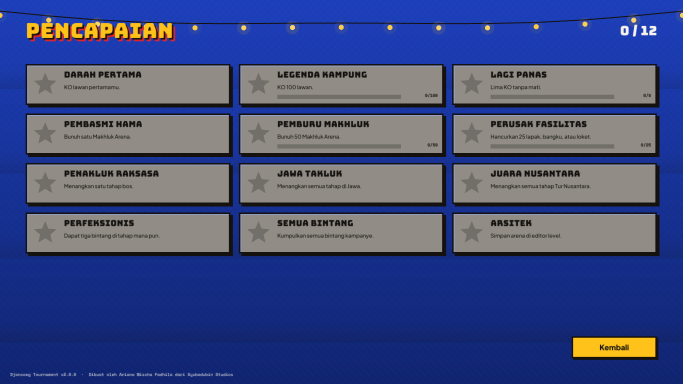
#> input picture docs/screenshots/achievements-id.png, 1365 x 768 px, given in place of wide.jpg, which was not available (shown at 1/2 size); the run also reads 1 picture not shown here
$ python make_marketing.py
#> lines starting #> are read from the running program, lines starting #| are printed output that depends on the picture
"""
Builds the marketing / press-kit images in docs/marketing from the text-free key art in docs/marketing/art
and the game screenshots. Lettering uses the game's own fonts (assets/fonts), so it is always legible and correct.

    python tools/marketing/make_marketing.py

Dibuat oleh Ariana Mischa Fadhila dari Syubadubin Studios.
"""
import os
from PIL import Image, ImageDraw, ImageFilter, ImageFont

ROOT = os.path.abspath(os.path.join(os.path.dirname(__file__), "..", ".."))
ART = os.path.join(ROOT, "docs", "marketing", "art")
OUT = os.path.join(ROOT, "docs", "marketing")
SHOTS = os.path.join(ROOT, "docs", "screenshots")
FONTS = os.path.join(ROOT, "assets", "fonts")

KUNING, CABE, KAPUR, ASPAL, TARP = (255, 194, 26), (227, 36, 43), (247, 243, 232), (20, 17, 15), (29, 63, 187)

TEXT = {
    "en": {
        "tagline": "Ultimate Indonesian Chaos Battle Arena",
        "credit": "Made by Ariana Mischa Fadhila of Syubadubin Studios",
        "features": ["20-stage island campaign", "6 boss fights", "Co-op & online", "Level editor & mods"],
        "cta": "FREE DOWNLOAD  ·  Windows · Linux · macOS",
        "collage": "Fight across the Indonesian archipelago",
        "captions": ["Tur Nusantara: island campaign", "Boss fights", "Level editor", "Illustrated, narrated story",
                     "First & third person", "Monsters crash every match"],
    },
    "id": {
        "tagline": "Arena tawuran paling rusuh se-Nusantara",
        "credit": "Dibuat oleh Ariana Mischa Fadhila dari Syubadubin Studios",
        "features": ["Kampanye 20 tahap antarpulau", "6 pertarungan bos", "Main bareng & online", "Editor arena & mod"],
        "cta": "UNDUH GRATIS  ·  Windows · Linux · macOS",
        "collage": "Tawuran dari Sabang sampai Nusa Tenggara",
        "captions": ["Tur Nusantara: kampanye antarpulau", "Pertarungan bos", "Editor arena", "Cerita bergambar & bernarasi",
                     "Orang pertama & ketiga", "Makhluk aneh menyerbu"],
    },
}
COLLAGE_SHOTS = ["campaign-{lang}.png", "boss-id.png", "editor-{lang}.png", "cutscene-id.png", "game-tps-en-stasiun-kereta-race.png", "creeps-id.png"]


def font(name, size):
    return ImageFont.truetype(os.path.join(FONTS, name), size)


def cover(img, w, h, focus_y=0.5):
    """Scales and crops `img` to exactly w x h (like CSS background-size: cover)."""
    s = max(w / img.width, h / img.height)
    r = img.resize((round(img.width * s), round(img.height * s)), Image.LANCZOS)
    x = (r.width - w) // 2
    y = int((r.height - h) * focus_y)
    return r.crop((x, y, x + w, y + h))


def trim_flat(img, threshold=14):
    """Removes flat border bands (empty margins some generated art comes with)."""
    g = img.convert("L")
    w, h = g.size
    def flat_row(y):
        row = [g.getpixel((x, y)) for x in range(0, w, 8)]
        return max(row) - min(row) < threshold
    def flat_col(x):
        col = [g.getpixel((x, y)) for y in range(0, h, 8)]
        return max(col) - min(col) < threshold
    top, bottom, left, right = 0, h - 1, 0, w - 1
    while top < h // 4 and flat_row(top): top += 1
    while bottom > h * 3 // 4 and flat_row(bottom): bottom -= 1
    while left < w // 4 and flat_col(left): left += 1
    while right > w * 3 // 4 and flat_col(right): right -= 1
    return img.crop((left, top, right + 1, bottom + 1))


def shade(img, top=0.0, bottom=0.0, top_frac=0.35, bottom_frac=0.3):
    """Darkens the top and/or bottom edge so lettering stays readable."""
    w, h = img.size
    over = Image.new("RGBA", (w, h), (0, 0, 0, 0))
    d = ImageDraw.Draw(over)
    th, bh = int(h * top_frac), int(h * bottom_frac)
    for y in range(th):
        d.line([(0, y), (w, y)], fill=(10, 8, 20, int(255 * top * (1 - y / th) ** 1.4)))
    for y in range(bh):
        d.line([(0, h - 1 - y), (w, h - 1 - y)], fill=(10, 8, 20, int(255 * bottom * (1 - y / bh) ** 1.4)))
    return Image.alpha_composite(img.convert("RGBA"), over)


def sign_text(img, text, center, size, fill=KUNING, shadow=CABE, fontname="Bungee-Regular.ttf", stroke=None):
    """Sign-painter lettering like the in-game title: dark outline, offset coloured shadow, bright face."""
    d = ImageDraw.Draw(img)
    f = font(fontname, size)
    stroke = stroke if stroke is not None else max(2, size // 14)
    bbox = d.textbbox((0, 0), text, font=f, stroke_width=stroke)
    w, h = bbox[2] - bbox[0], bbox[3] - bbox[1]
    x, y = center[0] - w / 2 - bbox[0], center[1] - h / 2 - bbox[1]
    off = max(3, size // 12)
    # soft drop shadow
    glow = Image.new("RGBA", img.size, (0, 0, 0, 0))
    ImageDraw.Draw(glow).text((x + off * 1.6, y + off * 1.6), text, font=f, fill=(0, 0, 0, 170), stroke_width=stroke, stroke_fill=(0, 0, 0, 170))
    img.alpha_composite(glow.filter(ImageFilter.GaussianBlur(off)))
    d = ImageDraw.Draw(img)
    if shadow is not None:
        d.text((x + off, y + off), text, font=f, fill=shadow, stroke_width=stroke, stroke_fill=ASPAL)
    d.text((x, y), text, font=f, fill=fill, stroke_width=stroke, stroke_fill=ASPAL)
    return w, h


def plain_text(img, text, center, size, fill=KAPUR, fontname="PlusJakartaSans-ExtraBold.ttf", stroke=0, anchor="mm"):
    d = ImageDraw.Draw(img)
    f = font(fontname, size)
    d.text(center, text, font=f, fill=fill, anchor=anchor, stroke_width=stroke, stroke_fill=ASPAL)


def ribbon(img, text, center, size, bg=CABE, fg=KAPUR, pad=0.55):
    """Text on a tilted-looking solid strip (the game's sticker style, kept straight for print)."""
    d = ImageDraw.Draw(img)
    f = font("PlusJakartaSans-ExtraBold.ttf", size)
    b = d.textbbox((0, 0), text, font=f)
    w, h = b[2] - b[0], b[3] - b[1]
    px, py = int(size * pad * 1.6), int(size * pad)
    x0, y0 = center[0] - w / 2 - px, center[1] - h / 2 - py
    d.rectangle([x0 + size * 0.18, y0 + size * 0.18, x0 + w + 2 * px + size * 0.18, y0 + h + 2 * py + size * 0.18], fill=ASPAL)
    d.rectangle([x0, y0, x0 + w + 2 * px, y0 + h + 2 * py], fill=bg)
    d.text((center[0], center[1]), text, font=f, fill=fg, anchor="mm")


def title_block(img, cx, top, size, lang):
    """DJANCOEG / TOURNAMENT wordmark plus tagline; returns the y below it."""
    _, h1 = sign_text(img, "DJANCOEG", (cx, top + size * 0.55), size)
    _, h2 = sign_text(img, "TOURNAMENT", (cx, top + size * 0.55 + h1 * 0.5 + size * 0.42), int(size * 0.44), fill=KAPUR, shadow=TARP)
    y = top + size * 0.55 + h1 * 0.5 + size * 0.42 + h2 * 0.5 + size * 0.28
    plain_text(img, TEXT[lang]["tagline"], (cx, y), int(size * 0.22), stroke=max(1, size // 60))
    return y + size * 0.2


def credit(img, lang, size, pos="br", margin=None):
    w, h = img.size
    margin = margin or int(size * 1.2)
    f = font("SpaceMono-Bold.ttf", size)
    d = ImageDraw.Draw(img)
    t = TEXT[lang]["credit"]
    anchor = {"br": "rd", "bc": "md", "bl": "ld"}[pos]
    x = {"br": w - margin, "bc": w // 2, "bl": margin}[pos]
    d.text((x, h - margin), t, font=f, fill=(247, 243, 232, 230), anchor=anchor, stroke_width=2, stroke_fill=ASPAL)


def save(img, name):
    path = os.path.join(OUT, name)
    img.convert("RGB").save(path, quality=92) if name.endswith(".jpg") else img.save(path)
    print("wrote", os.path.relpath(path, ROOT), img.size)


def load(name):
    return Image.open(os.path.join(ART, name)).convert("RGBA")


def logo(w=1280, h=720):
    """Transparent wordmark (Steam library logo, overlays, video end cards)."""
    img = Image.new("RGBA", (w, h), (0, 0, 0, 0))
    sign_text(img, "DJANCOEG", (w // 2, int(h * 0.40)), int(h * 0.30))
    sign_text(img, "TOURNAMENT", (w // 2, int(h * 0.72)), int(h * 0.13), fill=KAPUR, shadow=TARP)
    return img


def main():
    wide, square, vertical, library = (trim_flat(load(n)) for n in ("wide.jpg", "square.jpg", "vertical.jpg", "library.jpg"))
#> in load, returned value is the input picture: PIL image 1365x768 RGBA; mean R, G, B, A 65.8, 78, 128, 255
#> in flat_row, `row = [g.getpixel((x, y)) for x in range(0, w, 8)]`: row = 171 items
#> after the loop in trim_flat, `while top < h // 4 and flat_row(top): top += 1`: top = 19
#> the loop in trim_flat, `while bottom > h * 3 // 4 and flat_row(bottom): bottom -= 1` made 14 passes
#> bottom on passes 1 to 12: 766, 765, 764, 763, 762, 761, 760, 759, 758, 757, 756, 755
#> after the loop in trim_flat, `while bottom > h * 3 // 4 and flat_row(bottom): bottom -= 1`: bottom = 753
#> in flat_col, `col = [g.getpixel((x, y)) for y in range(0, h, 8)]`: col = 96 items
#> after the loop in trim_flat, `while left < w // 4 and flat_col(left): left += 1`: left = 0
#> after the loop in trim_flat, `while right > w * 3 // 4 and flat_col(right): right -= 1`: right = 1364
#> call 2 of load, with name = 'square.jpg'
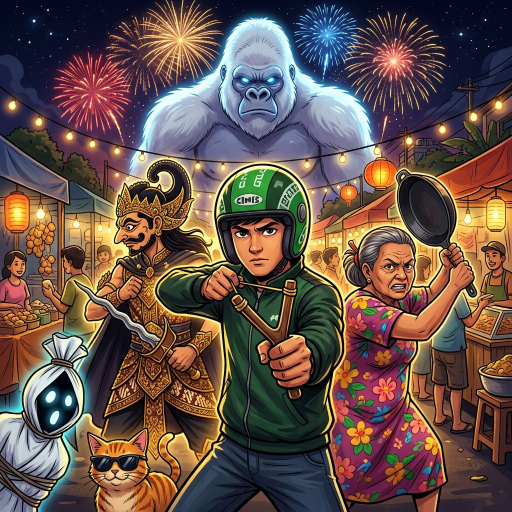
#> input picture docs/marketing/art/square.jpg, 1024 x 1024 px (shown at 1/2 size)
#> call 3 of load, with name = 'vertical.jpg'
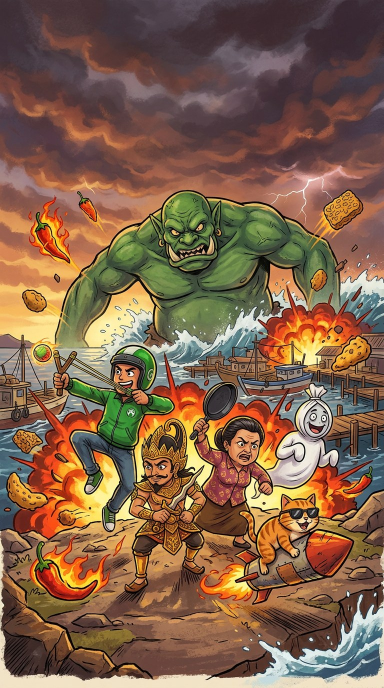
#> input picture docs/marketing/art/vertical.jpg, 768 x 1376 px (shown at 1/2 size)
#> call 4 of load, with name = 'library.jpg'
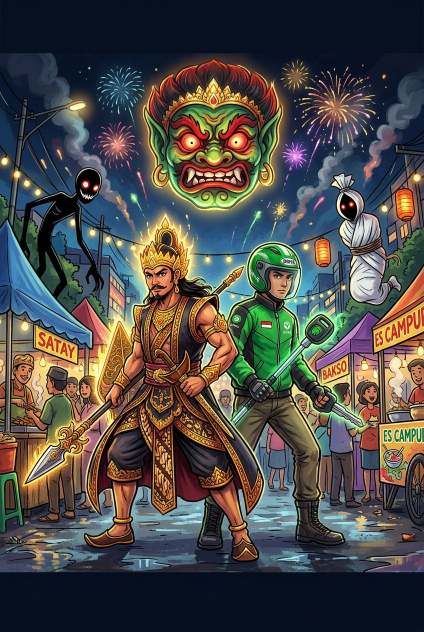
#> input picture docs/marketing/art/library.jpg, 848 x 1264 px (shown at 1/2 size)
#> call 4 of trim_flat, with threshold = 14
#> in trim_flat (call 4), `g = img.convert("L")`:
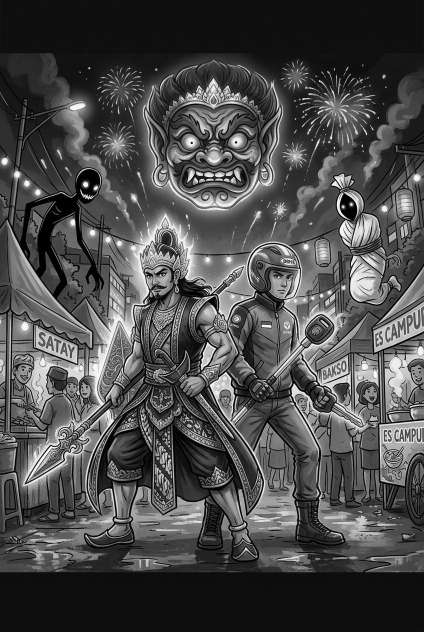
#> g: PIL image 848x1264 L (shown at 1/2 size); min 0, max 255, mean 75.5
#> after the loop in trim_flat (call 4), `while top < h // 4 and flat_row(top): top += 1`: top = 106
#> the loop in trim_flat (call 4), `while bottom > h * 3 // 4 and flat_row(bottom): bottom -= 1` made 119 passes
#> bottom on passes 1 to 12: 1262, 1261, 1260, 1259, 1258, 1257, 1256, 1255, 1254, 1253, 1252, 1251
#> after the loop in trim_flat (call 4), `while bottom > h * 3 // 4 and flat_row(bottom): bottom -= 1`: bottom = 1144
#> after the loop in trim_flat (call 4), `while left < w // 4 and flat_col(left): left += 1`: left = 0
#> after the loop in trim_flat (call 4), `while right > w * 3 // 4 and flat_col(right): right -= 1`: right = 847

    for lang in ("en", "id"):
        # Web / social banner 1920x820 (README header, Twitter/X header, itch.io banner).
        b = shade(cover(wide, 1920, 820, 0.35), top=0.85, bottom=0.6, top_frac=0.42, bottom_frac=0.25)
#> in cover, `return r.crop((x, y, x + w, y + h))`:
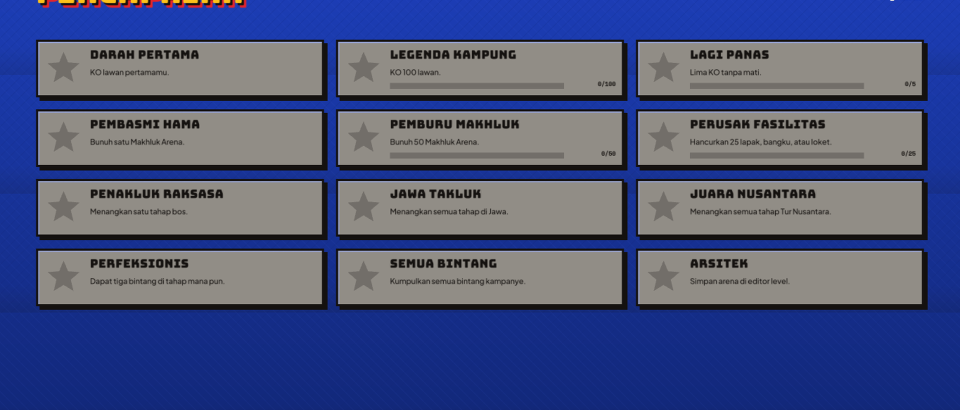
#> returned value: PIL image 1920x820 RGBA (shown at 1/2 size); mean R, G, B, A 75.7, 85.5, 126.6, 255
#> in shade, `w, h = img.size`: w = 1920; h = 820
#> in shade, `over = Image.new("RGBA", (w, h), (0, 0, 0, 0))`: over: PIL image 1920x820 RGBA; every value is 0
#> in shade, `th, bh = int(h * top_frac), int(h * bottom_frac)`: th = 344; bh = 205
        title_block(b, 960, 18, 150, lang)
#> in sign_text, `bbox = d.textbbox((0, 0), text, font=f, stroke_width=stroke)`: bbox = (-10, 19, 816, 180)
#> in sign_text, `w, h = bbox[2] - bbox[0], bbox[3] - bbox[1]`: w = 826; h = 161
#> in sign_text, `x, y = center[0] - w / 2 - bbox[0], center[1] - h / 2 - bbox[1]`: x = 557; y = 1
#> in title_block, `_, h1 = sign_text(img, "DJANCOEG", (cx, top + size * 0.55), size)`: h1 = 161
#> in title_block, `_, h2 = sign_text(img, "TOURNAMENT", (cx, top + size * 0.55 + h1 * 0.5..`: h2 = 58
#> in title_block, `y = top + size * 0.55 + h1 * 0.5 + size * 0.42 + h2 * 0.5 + size * 0.28`: y = 315
        credit(b, lang, 20)
        save(b, f"banner-1920x820-{lang}.jpg")
#| wrote docs/marketing/banner-1920x820-en.jpg (1920, 820)

        # Instagram / Facebook square 1080x1080.
        s = shade(cover(square, 1080, 1080, 0.5), top=0.9, bottom=0.9, top_frac=0.33, bottom_frac=0.3)
#> in shade (call 2), `over = Image.new("RGBA", (w, h), (0, 0, 0, 0))`: over: PIL image 1080x1080 RGBA; every value is 0
        title_block(s, 540, 26, 140, lang)
        feats = TEXT[lang]["features"]
        ribbon(s, "  ·  ".join(feats[:2]), (540, 925), 30, bg=KUNING, fg=ASPAL)
#> in ribbon, `b = d.textbbox((0, 0), text, font=f)`: b = (0, 5, 627, 34)
#> in ribbon, `w, h = b[2] - b[0], b[3] - b[1]`: w = 627; h = 29
#> in ribbon, `x0, y0 = center[0] - w / 2 - px, center[1] - h / 2 - py`: x0 = 200.5; y0 = 894.5
        ribbon(s, "  ·  ".join(feats[2:]), (540, 990), 30)
        credit(s, lang, 15, "bc", margin=14)
        save(s, f"social-1080-{lang}.jpg")
#| wrote docs/marketing/social-1080-en.jpg (1080, 1080)

        # Stories / TikTok / Reels 1080x1920.
        v = shade(cover(vertical, 1080, 1920, 0.6), top=0.9, bottom=0.95, top_frac=0.32, bottom_frac=0.36)
#> in shade (call 3), `over = Image.new("RGBA", (w, h), (0, 0, 0, 0))`: over: PIL image 1080x1920 RGBA; every value is 0
        title_block(v, 540, 70, 170, lang)
#> call 3 of title_block, with cx = 540, top = 70, size = 170, lang = 'en'
#> in title_block (call 3), `_, h1 = sign_text(img, "DJANCOEG", (cx, top + size * 0.55), size)`: h1 = 184
#> in title_block (call 3), `_, h1 = sign_text(img, "DJANCOEG", (cx, top + size * 0.55), size)`:
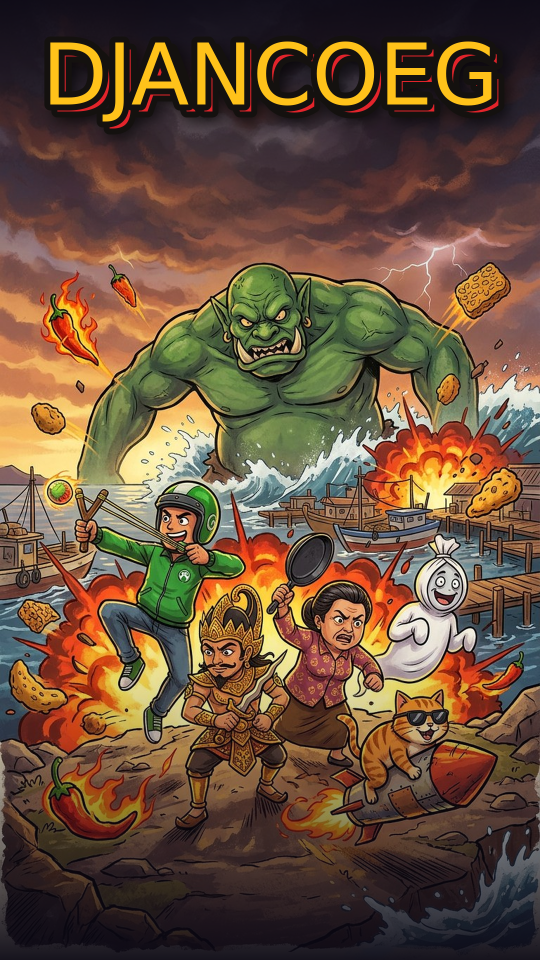
#> img: PIL image 1080x1920 RGBA (shown at 1/2 size); mean R, G, B, A 105.9, 80.6, 59.4, 255
#> in sign_text (call 6), `bbox = d.textbbox((0, 0), text, font=f, stroke_width=stroke)`: bbox = (-6, 9, 532, 75)
#> in sign_text (call 6), `w, h = bbox[2] - bbox[0], bbox[3] - bbox[1]`: w = 538; h = 66
#> in sign_text (call 6), `x, y = center[0] - w / 2 - bbox[0], center[1] - h / 2 - bbox[1]`: x = 277; y = 284.9
#> in sign_text (call 6), `ImageDraw.Draw(glow).text((x + off * 1.6, y + off * 1.6), text, font=f..`:
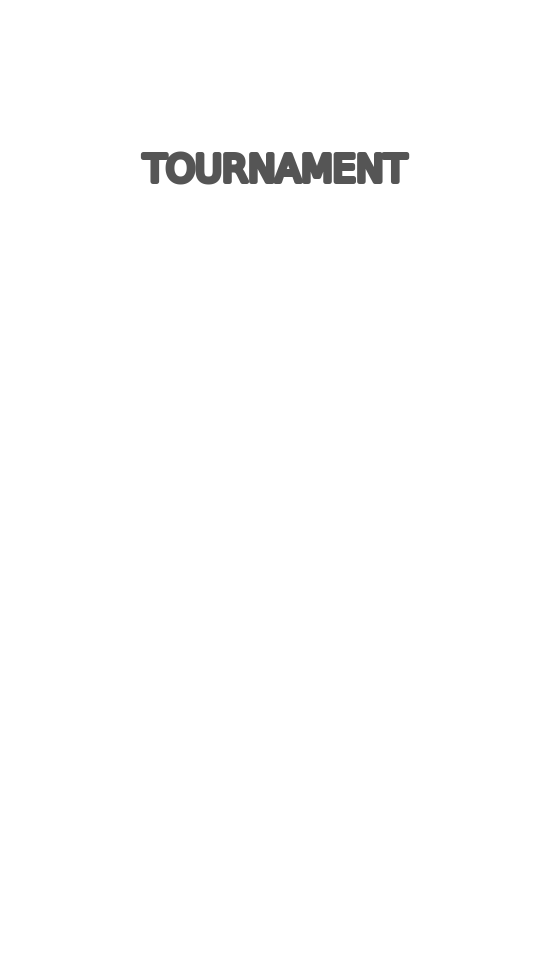
#> glow: PIL image 1080x1920 RGBA (shown at 1/2 size); mean R, G, B, A 0, 0, 0, 1.9; transparent parts drawn white
#> in title_block (call 3), `_, h2 = sign_text(img, "TOURNAMENT", (cx, top + size * 0.55 + h1 * 0.5..`: h2 = 66
#> in title_block (call 3), `y = top + size * 0.55 + h1 * 0.5 + size * 0.42 + h2 * 0.5 + size * 0.28`: y = 407.5
        y = 1460
        for i, feat in enumerate(feats):
            ribbon(v, feat, (540, y + i * 82), 36, bg=(KUNING if i % 2 == 0 else CABE), fg=(ASPAL if i % 2 == 0 else KAPUR))
#> this loop made 4 passes
#> (b in ribbon, w in ribbon, h in ribbon, x0 in ribbon, y0 in ribbon) on passes 1 to 4: ((0, 7, 466, 41), 466, 34, 276, 1424), ((0, 7, 229, 41), 229, 34, 394.5, 1506), ((0, 7, 267, 41), 267, 34, 375.5, 1588), ((0, 7, 362, 34), 362, 27, 328, 1673.5)
        plain_text(v, TEXT[lang]["cta"], (540, 1810), 34, fill=KUNING, stroke=2)
        credit(v, lang, 17, "bc", margin=30)
        save(v, f"story-1080x1920-{lang}.jpg")
#| wrote docs/marketing/story-1080x1920-en.jpg (1080, 1920)

        # Feature collage 1920x1080 from real screenshots.
        c = Image.new("RGBA", (1920, 1080), TARP + (255,))
        cd = ImageDraw.Draw(c)
        for yy in range(0, 1080, 6):
            cd.line([(0, yy), (1920, yy)], fill=(24, 55, 170, 255))
        sign_text(c, TEXT[lang]["collage"].upper(), (960, 70), 52)
        gx, gy, cw, ch, gap = 60, 140, 580, 326, 40
        for i, shot in enumerate(COLLAGE_SHOTS):
            p = os.path.join(SHOTS, shot.format(lang=lang))
            if not os.path.exists(p):
                p = os.path.join(SHOTS, shot.format(lang="en" if lang == "id" else "id"))
            im = cover(Image.open(p).convert("RGBA"), cw, ch)
            x = gx + (i % 3) * (cw + gap)
            y = gy + (i // 3) * (ch + 120)
            cd.rectangle([x + 10, y + 10, x + cw + 10, y + ch + 10], fill=ASPAL)
            cd.rectangle([x - 6, y - 6, x + cw + 6, y + ch + 6], fill=KAPUR)
            c.alpha_composite(im, (x, y))
            ribbon(c, TEXT[lang]["captions"][i], (x + cw // 2, y + ch + 46), 24, bg=(KUNING if i % 2 == 0 else CABE), fg=(ASPAL if i % 2 == 0 else KAPUR))
        credit(c, lang, 18, "bc", margin=16)
        save(c, f"features-1920x1080-{lang}.jpg")
#| wrote docs/marketing/features-1920x1080-en.jpg (1920, 1080)

    # Steam store / library assets (text-free hero per Steam rules; capsules carry the wordmark).
    def capsule(w, h, art, focus, size, tag=False):
        im = shade(cover(art, w, h, focus), top=0.75, bottom=0.55 if tag else 0.0, top_frac=0.6, bottom_frac=0.35)
        sign_text(im, "DJANCOEG", (w // 2, int(h * 0.28)), size)
        sign_text(im, "TOURNAMENT", (w // 2, int(h * 0.28 + size * 0.88)), int(size * 0.42), fill=KAPUR, shadow=TARP)
        return im

    save(capsule(460, 215, wide, 0.4, 62), "steam/header-capsule-460x215.png")
#| wrote docs/marketing/steam/header-capsule-460x215.png (460, 215)
    save(capsule(616, 353, wide, 0.4, 84, tag=True), "steam/main-capsule-616x353.png")
#| wrote docs/marketing/steam/main-capsule-616x353.png (616, 353)
    save(capsule(231, 87, wide, 0.35, 30), "steam/small-capsule-231x87.png")
#| wrote docs/marketing/steam/small-capsule-231x87.png (231, 87)
    lib = shade(cover(library, 600, 900, 0.5), top=0.85, bottom=0.6, top_frac=0.3, bottom_frac=0.25)
    sign_text(lib, "DJANCOEG", (300, 92), 92)
    sign_text(lib, "TOURNAMENT", (300, 172), 40, fill=KAPUR, shadow=TARP)
    save(lib, "steam/library-capsule-600x900.jpg")
#| wrote docs/marketing/steam/library-capsule-600x900.jpg (600, 900)
    save(cover(wide, 3840, 1240, 0.45), "steam/library-hero-3840x1240.jpg")
#| wrote docs/marketing/steam/library-hero-3840x1240.jpg (3840, 1240)
    save(logo(), "steam/library-logo-1280x720.png")
#| wrote docs/marketing/steam/library-logo-1280x720.png (1280, 720)
    save(logo(), "logo-transparent-1280x720.png")
#| wrote docs/marketing/logo-transparent-1280x720.png (1280, 720)


if __name__ == "__main__":
    os.makedirs(os.path.join(OUT, "steam"), exist_ok=True)
    main()
